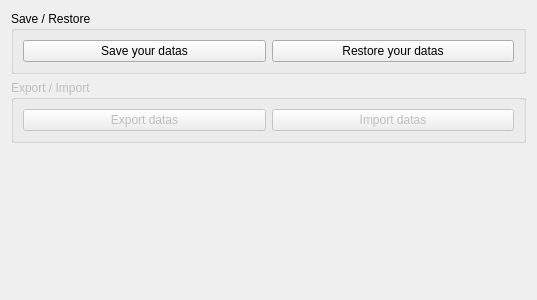
<?xml version="1.0" encoding="UTF-8"?>
<ui version="4.0">
 <class>SaveRestore::Internal::SaveRestoreWidget</class>
 <widget class="QWidget" name="SaveRestore::Internal::SaveRestoreWidget">
  <property name="geometry">
   <rect>
    <x>0</x>
    <y>0</y>
    <width>537</width>
    <height>300</height>
   </rect>
  </property>
  <property name="windowTitle">
   <string>Form</string>
  </property>
  <layout class="QGridLayout" name="gridLayout">
   <item row="0" column="0">
    <widget class="QGroupBox" name="groupBox">
     <property name="title">
      <string>Save / Restore</string>
     </property>
     <layout class="QGridLayout" name="gridLayout_2">
      <item row="0" column="0">
       <layout class="QHBoxLayout" name="horizontalLayout">
        <item>
         <widget class="QPushButton" name="saveButton">
          <property name="sizePolicy">
           <sizepolicy hsizetype="Expanding" vsizetype="Fixed">
            <horstretch>0</horstretch>
            <verstretch>0</verstretch>
           </sizepolicy>
          </property>
          <property name="text">
           <string>Save your datas</string>
          </property>
         </widget>
        </item>
        <item>
         <widget class="QPushButton" name="restoreButton">
          <property name="sizePolicy">
           <sizepolicy hsizetype="Expanding" vsizetype="Fixed">
            <horstretch>0</horstretch>
            <verstretch>0</verstretch>
           </sizepolicy>
          </property>
          <property name="text">
           <string>Restore your datas</string>
          </property>
         </widget>
        </item>
       </layout>
      </item>
     </layout>
    </widget>
   </item>
   <item row="1" column="0">
    <widget class="QGroupBox" name="groupBox_2">
     <property name="enabled">
      <bool>false</bool>
     </property>
     <property name="title">
      <string>Export / Import</string>
     </property>
     <layout class="QGridLayout" name="gridLayout_3">
      <item row="0" column="0">
       <layout class="QHBoxLayout" name="horizontalLayout_3">
        <item>
         <widget class="QPushButton" name="exportButton">
          <property name="enabled">
           <bool>false</bool>
          </property>
          <property name="sizePolicy">
           <sizepolicy hsizetype="Expanding" vsizetype="Fixed">
            <horstretch>0</horstretch>
            <verstretch>0</verstretch>
           </sizepolicy>
          </property>
          <property name="text">
           <string>Export datas</string>
          </property>
         </widget>
        </item>
        <item>
         <widget class="QPushButton" name="importButton">
          <property name="enabled">
           <bool>false</bool>
          </property>
          <property name="sizePolicy">
           <sizepolicy hsizetype="Expanding" vsizetype="Fixed">
            <horstretch>0</horstretch>
            <verstretch>0</verstretch>
           </sizepolicy>
          </property>
          <property name="text">
           <string>Import datas</string>
          </property>
         </widget>
        </item>
       </layout>
      </item>
     </layout>
    </widget>
   </item>
   <item row="2" column="0">
    <spacer name="verticalSpacer">
     <property name="orientation">
      <enum>Qt::Vertical</enum>
     </property>
     <property name="sizeHint" stdset="0">
      <size>
       <width>20</width>
       <height>40</height>
      </size>
     </property>
    </spacer>
   </item>
  </layout>
 </widget>
 <resources/>
 <connections/>
</ui>
